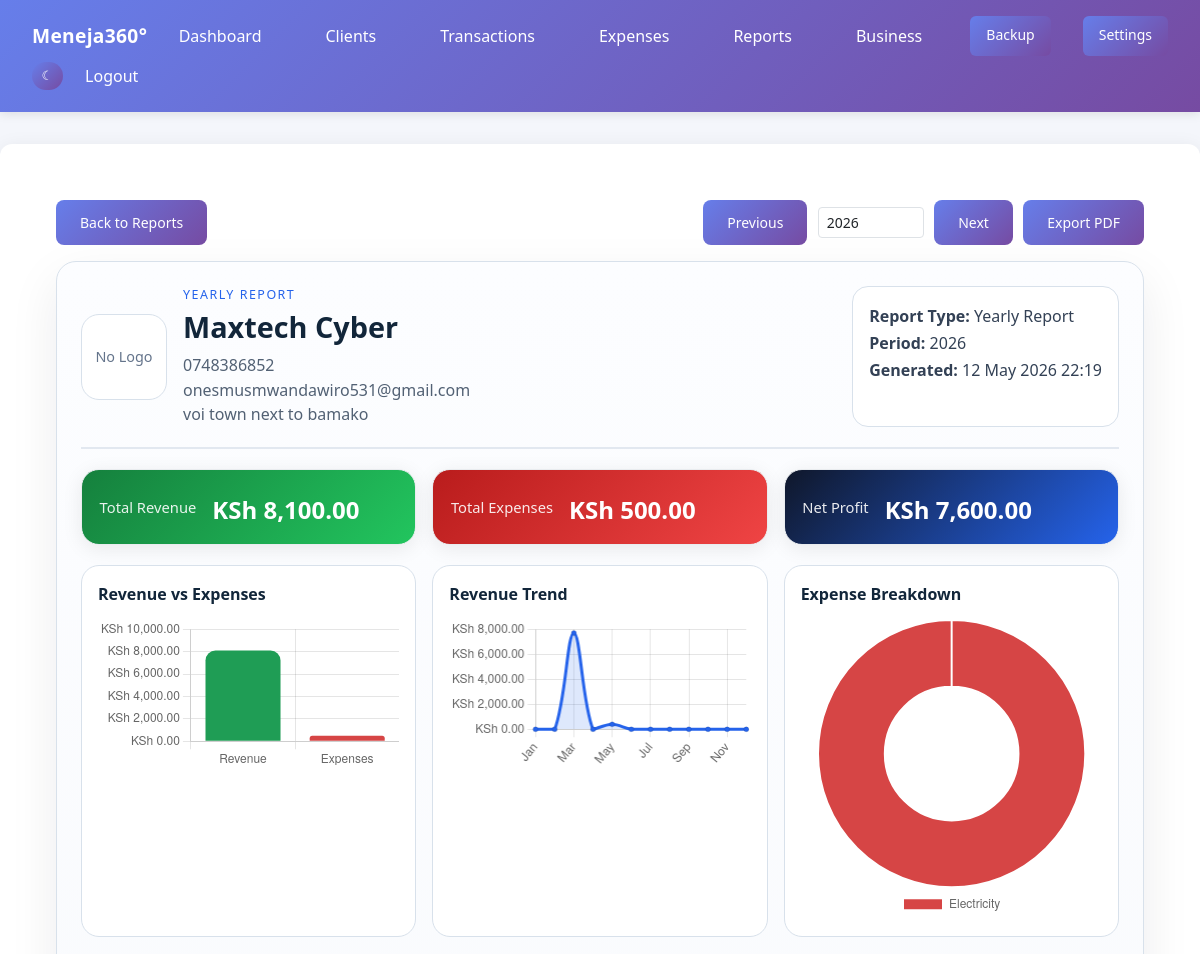
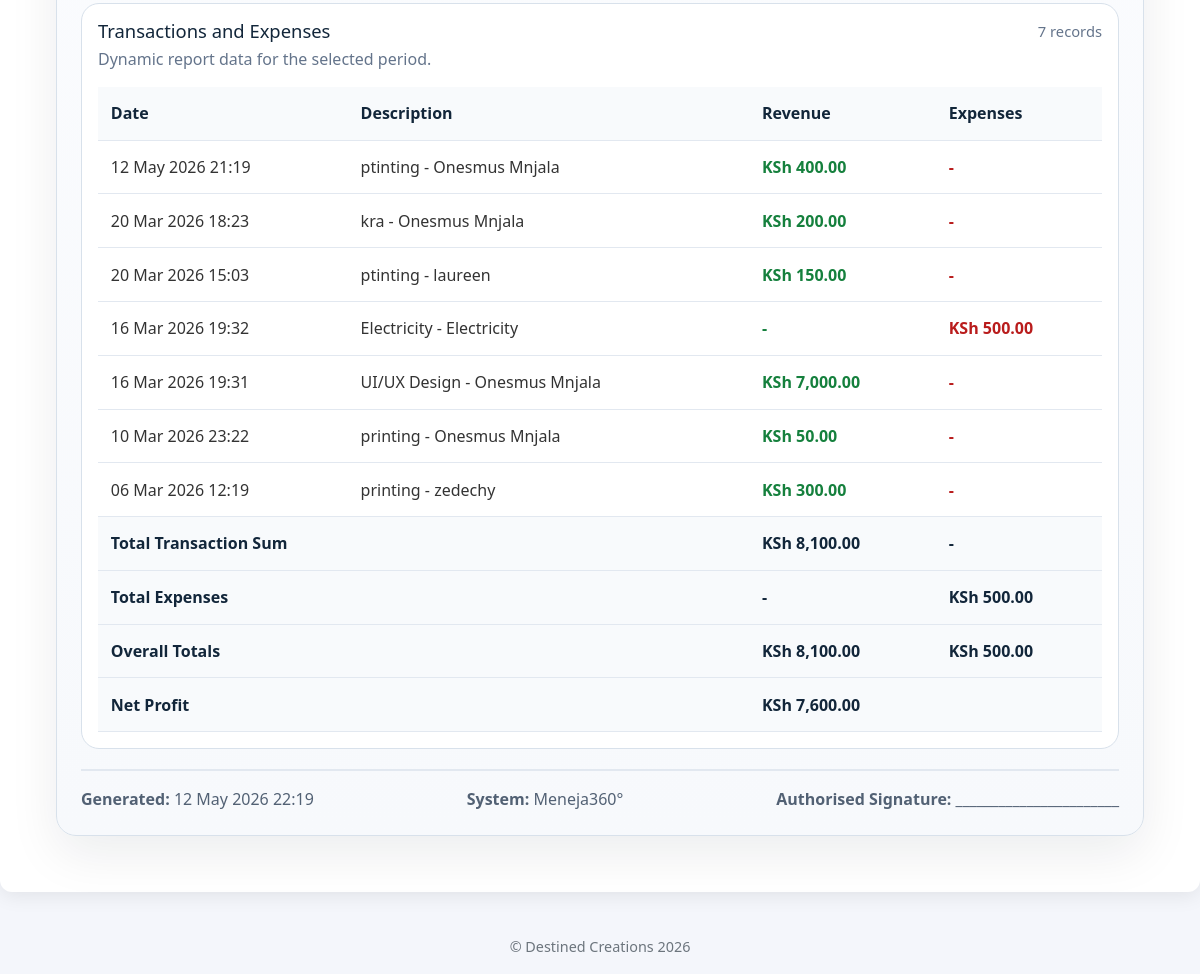
The page /reports/yearly/ (signed in) on the database its author committed (2 pictures, top to bottom).
### core/models.py (models this page shows, shortened)
class BusinessProfile(models.Model):
    APPROVAL_PENDING = 'pending'
    APPROVAL_APPROVED = 'approved'
    APPROVAL_REJECTED = 'rejected'
    APPROVAL_STATUS_CHOICES = [
        (APPROVAL_PENDING, 'Pending Approval'),
        (APPROVAL_APPROVED, 'Approved'),
        (APPROVAL_REJECTED, 'Rejected'),
    ]
    owner = models.OneToOneField(
        settings.AUTH_USER_MODEL,
        on_delete=models.CASCADE,
        related_name='business_profile',
        blank=True,
        null=True,
    )
    name = models.CharField("Business Name", max_length=255)
    owner_name = models.CharField("Owner Name", max_length=255)
    phone = models.CharField("Phone", max_length=50)
    email = models.EmailField("Email", blank=True, null=True)
    location = models.TextField("Location")
    logo = models.ImageField("Logo", upload_to="logos/", blank=True, null=True)
    subscription_start_date = models.DateField("Subscription Start Date", blank=True, null=True)
    subscription_end_date = models.DateField("Subscription End Date", blank=True, null=True)
    is_active = models.BooleanField("Active", default=True)
    approval_status = models.CharField("Approval Status", max_length=20, choices=APPROVAL_STATUS_CHOICES, default=APPROVAL_APPROVED)
    date_created = models.DateTimeField("Date Created", default=timezone.now)
    class Meta:
        verbose_name = "Business Profile"
        verbose_name_plural = "Business Profiles"

class Transaction(models.Model):
    PAID = 'paid'
    PARTIAL = 'partial'
    UNPAID = 'unpaid'
    STATUS_CHOICES = [
        (PAID, 'Paid'),
        (PARTIAL, 'Partial'),
        (UNPAID, 'Unpaid'),
    ]
    business = models.ForeignKey(BusinessProfile, on_delete=models.CASCADE, related_name='transactions')
    date = models.DateTimeField("Date", default=timezone.now)
    client = models.ForeignKey(Client, on_delete=models.SET_NULL, related_name='transactions', blank=True, null=True)
    service_name = models.CharField("Service Name", max_length=255)
    unit_price = models.DecimalField("Unit Price", max_digits=10, decimal_places=2)
    quantity = models.PositiveIntegerField("Quantity", default=1)
    total_amount = models.DecimalField("Total Amount", max_digits=12, decimal_places=2, blank=True)
    amount_paid = models.DecimalField("Amount Paid", max_digits=12, decimal_places=2, default=0)
    balance = models.DecimalField("Balance", max_digits=12, decimal_places=2, blank=True)
    status = models.CharField("Status", max_length=10, choices=STATUS_CHOICES, default=UNPAID)
    invoice_due_date = models.DateField("Invoice Due Date", blank=True, null=True)
    invoice_discount = models.DecimalField("Invoice Discount", max_digits=10, decimal_places=2, default=0)
    invoice_tax_rate = models.DecimalField("Invoice Tax Rate (%)", max_digits=5, decimal_places=2, default=0)
    document_notes = models.TextField("Document Notes", blank=True)
    class Meta:
        verbose_name = "Transaction"
        verbose_name_plural = "Transactions"
        ordering = ['-date']

class Expense(models.Model):
    RENT = 'rent'
    ELECTRICITY = 'electricity'
    INTERNET = 'internet'
    SUPPLIES = 'supplies'
    MAINTENANCE = 'maintenance'
    SALARY = 'salary'
    MISC = 'misc'
    CATEGORY_CHOICES = [
        (RENT, 'Rent'),
        (ELECTRICITY, 'Electricity'),
        (INTERNET, 'Internet'),
        (SUPPLIES, 'Supplies'),
        (MAINTENANCE, 'Maintenance'),
        (SALARY, 'Salary'),
        (MISC, 'Misc'),
    ]
    business = models.ForeignKey(BusinessProfile, on_delete=models.CASCADE, related_name='expenses')
    date = models.DateTimeField("Date", default=timezone.now)
    category = models.CharField("Category", max_length=20, choices=CATEGORY_CHOICES)
    supplier_name = models.CharField("Supplier Name", max_length=255, blank=True)
    supplier_contact = models.CharField("Supplier Contact", max_length=255, blank=True)
    description = models.TextField("Description", blank=True)
    amount = models.DecimalField("Amount", max_digits=12, decimal_places=2)
    class Meta:
        verbose_name = "Expense"
        verbose_name_plural = "Expenses"
        ordering = ['-date']

### core/reporting.py (the view)
# urls.py: path('reports/yearly/', YearlyReportView.as_view(), name='yearly_report'),
class YearlyReportView(LoginRequiredMixin, ReportsRequiredMixin, TemplateView):
    template_name = "core/yearly_report.html"
    def get_context_data(self, **kwargs):
        context = super().get_context_data(**kwargs)
        year = int(self.request.GET.get("year", timezone.localdate().year))
        start_date = date(year, 1, 1)
        end_date = date(year, 12, 31)
        business = get_user_business(self.request.user)
        line_chart = _build_yearly_trend(business, year)
        context.update(_build_report_context(
            business=business,
            report_type="Yearly Report",
            report_period_label=str(year),
            start_date=start_date,
            end_date=end_date,
            filter_mode="yearly",
            filter_value=year,
            previous_value=year - 1,
            next_value=year + 1,
            export_url_name="export_yearly_report_pdf",
            line_chart_data=line_chart,
            table_rows=_build_report_entries(business, start_date, end_date),
        ))
        return context

### templates/core/yearly_report.html (shortened to what this page needs)
{% extends 'base.html' %}
{% load currency_filters %}
{% block content %}
{% include 'core/includes/report_detail_content.html' %}
{% endblock %}

### templates/core/includes/report_detail_content.html (shortened to what this page needs)
{% load currency_filters %}
<div class="report-shell">
    <div class="report-toolbar no-print">
        <a href="{% url 'report_index' %}" class="btn btn-outline-secondary btn-sm">Back to Reports</a>
        <div class="toolbar-actions">
            {% if filter_mode == 'daily' %}
                <a href="?date={{ previous_value }}" class="btn btn-outline-secondary btn-sm">Previous</a>
                <form method="get" class="toolbar-form">
                    <input type="date" name="date" value="{{ filter_value }}" class="form-control form-control-sm" onchange="this.form.submit()">
                </form>
                <a href="?date={{ next_value }}" class="btn btn-outline-secondary btn-sm">Next</a>
                <a href="{% url export_url_name %}?date={{ filter_value }}" class="btn btn-primary btn-sm">Export PDF</a>
            {% elif filter_mode == 'yearly' %}
                <a href="?year={{ previous_value }}" class="btn btn-outline-secondary btn-sm">Previous</a>
                <form method="get" class="toolbar-form">
                    <input type="number" name="year" value="{{ filter_value }}" class="form-control form-control-sm" min="2000" max="2100" onchange="this.form.submit()">
                </form>
                <a href="?year={{ next_value }}" class="btn btn-outline-secondary btn-sm">Next</a>
                <a href="{% url export_url_name %}?year={{ filter_value }}" class="btn btn-primary btn-sm">Export PDF</a>
            {% endif %}
        </div>
    </div>
    <section class="report-sheet">
        <header class="report-sheet-header">
            <div class="brand-block">
                {% if branding.logo_url %}
                    <img src="{{ branding.logo_url }}" alt="{{ branding.business_name }}" class="brand-logo">
                {% else %}
                    <div class="brand-logo brand-logo-fallback">No Logo</div>
                {% endif %}
                <div>
                    <div class="report-kicker">{{ report_type }}</div>
                    <h1 class="business-name">{{ branding.business_name }}</h1>
                    <div class="contact-lines">
                        {% for line in branding.contact_lines %}
                            <div>{{ line }}</div>
                        {% empty %}
                            <div>No contact details added yet.</div>
                        {% endfor %}
                    </div>
                </div>
            </div>
            <div class="period-card">
                <div><strong>Report Type:</strong> {{ report_type }}</div>
                <div><strong>Period:</strong> {{ report_period_label }}</div>
                <div><strong>Generated:</strong> {{ generated_at|date:"d M Y H:i" }}</div>
            </div>
        </header>
        <section class="metrics-grid">
            <article class="metric-card revenue">
                <span>Total Revenue</span>
                <strong>{{ revenue|ksh }}</strong>
            </article>
            <article class="metric-card expense">
                <span>Total Expenses</span>
                <strong>{{ expenses|ksh }}</strong>
            </article>
            <article class="metric-card profit">
                <span>Net Profit</span>
                <strong>{{ net_profit|ksh }}</strong>
            </article>
        </section>
        <section class="charts-grid no-print">
            <article class="chart-card">
                <div class="chart-title">Revenue vs Expenses</div>
                <canvas id="bar-chart"></canvas>
            </article>
            <article class="chart-card">
                <div class="chart-title">Revenue Trend</div>
                <canvas id="line-chart"></canvas>
            </article>
            <article class="chart-card">
                <div class="chart-title">Expense Breakdown</div>
                <canvas id="doughnut-chart"></canvas>
            </article>
        </section>
        <section class="table-card">
            <div class="section-heading">
                <div>
                    <h2>Transactions and Expenses</h2>
                    <p>Dynamic report data for the selected period.</p>
                </div>
                <span class="record-count">{{ table_rows|length }} records</span>
            </div>
            <div class="table-responsive">
                <table class="report-table">
                    <thead>
                        <tr>
                            <th>Date</th>
                            <th>Description</th>
                            <th>Revenue</th>
                            <th>Expenses</th>
                        </tr>
                    </thead>
                    <tbody>
                        {% for row in table_rows %}
                            <tr>
                                <td>{{ row.date|date:"d M Y H:i" }}</td>
                                <td>{{ row.description }}</td>
                                <td class="text-profit">{% if row.revenue %}{{ row.revenue|ksh }}{% else %}-{% endif %}</td>
                                <td class="text-expense">{% if row.expense %}{{ row.expense|ksh }}{% else %}-{% endif %}</td>
                            </tr>
                        {% empty %}
                            <tr>
                                <td colspan="4" class="empty-row">No transactions or expenses recorded for this period.</td>
                            </tr>
                        {% endfor %}
                    </tbody>
                    <tfoot>
                        <tr>
                            <th colspan="2">Total Transaction Sum</th>
                            <th class="text-profit">{{ revenue|ksh }}</th>
                            <th class="text-expense">-</th>
                        </tr>
                        <tr>
                            <th colspan="2">Total Expenses</th>
                            <th class="text-profit">-</th>
                            <th class="text-expense">{{ expenses|ksh }}</th>
                        </tr>
                        <tr>
                            <th colspan="2">Overall Totals</th>
                            <th class="text-profit">{{ revenue|ksh }}</th>
                            <th class="text-expense">{{ expenses|ksh }}</th>
                        </tr>
                        <tr>
                            <th colspan="2">Net Profit</th>
                            <th colspan="2" class="{% if net_profit >= 0 %}text-profit{% else %}text-expense{% endif %}">{{ net_profit|ksh }}</th>
                        </tr>
                    </tfoot>
                </table>
            </div>
        </section>
        <footer class="report-footer">
            <div><strong>Generated:</strong> {{ generated_at|date:"d M Y H:i" }}</div>
            <div><strong>System:</strong> {{ system_name }}</div>
            <div class="signature-line"><strong>{{ signature_label }}:</strong> _______________________</div>
        </footer>
    </section>
</div>
<script>
document.addEventListener('DOMContentLoaded', function () {
    if (typeof Chart === 'undefined') {
        return;
    }
    const currencyFormatter = function(value) {
        return 'KSh ' + Number(value).toLocaleString(undefined, {
            minimumFractionDigits: 2,
            maximumFractionDigits: 2
        });
    };
    const barData = {{ bar_chart_data|safe }};
    const lineData = {{ line_chart_data|safe }};
    const doughnutData = {{ expense_chart_data|safe }};
    new Chart(document.getElementById('bar-chart'), {
        type: 'bar',
        data: barData,
        options: {
            responsive: true,
            plugins: { legend: { display: false } },
            scales: {
                y: {
                    beginAtZero: true,
                    ticks: {
                        callback: currencyFormatter
                    }
                }
            }
        }
    });
    new Chart(document.getElementById('line-chart'), {
        type: 'line',
        data: lineData,
        options: {
            responsive: true,
            plugins: { legend: { display: false } },
            elements: {
                line: {
                    borderColor: '#2563eb',
                    backgroundColor: 'rgba(37, 99, 235, 0.15)',
                    tension: 0.35,
                    fill: true
                },
                point: {
                    radius: 2.5,
                    backgroundColor: '#2563eb'
                }
            },
            scales: {
                y: {
                    beginAtZero: true,
                    ticks: {
                        callback: currencyFormatter
                    }
                }
            }
        }
    });
    new Chart(document.getElementById('doughnut-chart'), {
        type: 'doughnut',
        data: doughnutData,
        options: {
            responsive: true,
            plugins: {
                legend: {
                    position: 'bottom'
                }
            }
        }
    });
});
</script>

### rows shown on the page
BusinessProfile: business_name "Maxtech Cyber", contact_lines "0748386852" "onesmusmwandawiro531@gmail.com" "voi town next to bamako"
Transaction: date "12 May 2026 21:19", revenue|ksh "KSh 400.00"
Transaction: date "20 Mar 2026 18:23", revenue|ksh "KSh 200.00"
Transaction: date "20 Mar 2026 15:03", revenue|ksh "KSh 150.00"
Expense: date "16 Mar 2026 19:32", expense|ksh "KSh 500.00"
Transaction: date "16 Mar 2026 19:31", revenue|ksh "KSh 7,000.00"
Transaction: date "10 Mar 2026 23:22", revenue|ksh "KSh 50.00"
Transaction: date "06 Mar 2026 12:19", revenue|ksh "KSh 300.00"

### other values the page prints
{{ report_type }} "YEARLY REPORT"
{{ report_type }} "Yearly Report"
{{ report_period_label }} "2026"
{{ generated_at|date:"d M Y H:i" }} "12 May 2026 22:19"
{{ revenue|ksh }} "KSh 8,100.00"
{{ expenses|ksh }} "KSh 500.00"
{{ net_profit|ksh }} "KSh 7,600.00"
{{ table_rows|length }} "7"
{{ row.description }} "ptinting - Onesmus Mnjala" "kra - Onesmus Mnjala" "ptinting - laureen" "Electricity - Electricity" "UI/UX Design - Onesmus Mnjala" "printing - Onesmus Mnjala" "printing - zedechy"
{{ system_name }} "Meneja360°"
{{ signature_label }} "Authorised Signature"
